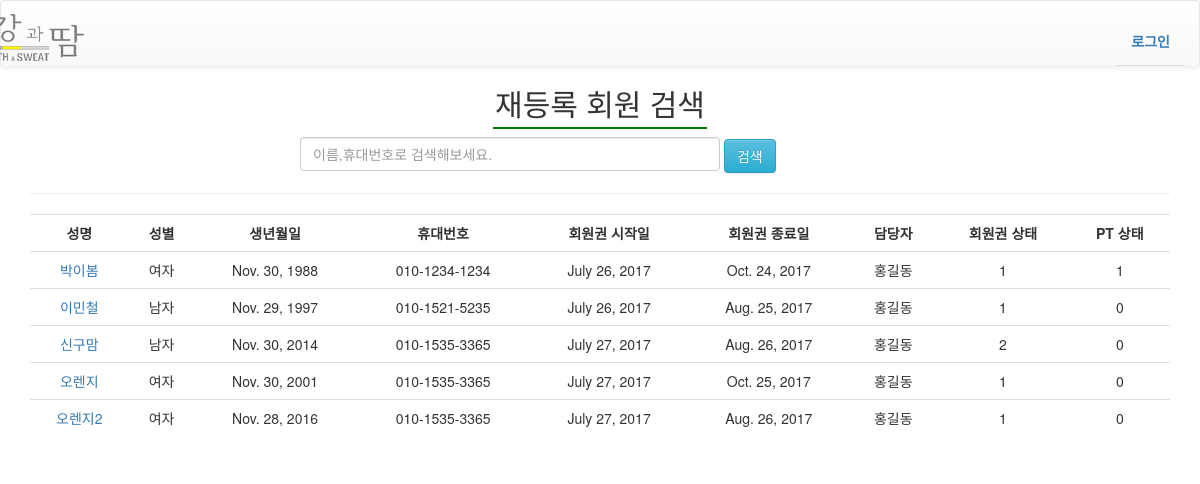
/re_register_search/, run on an earlier commit of the app's database.
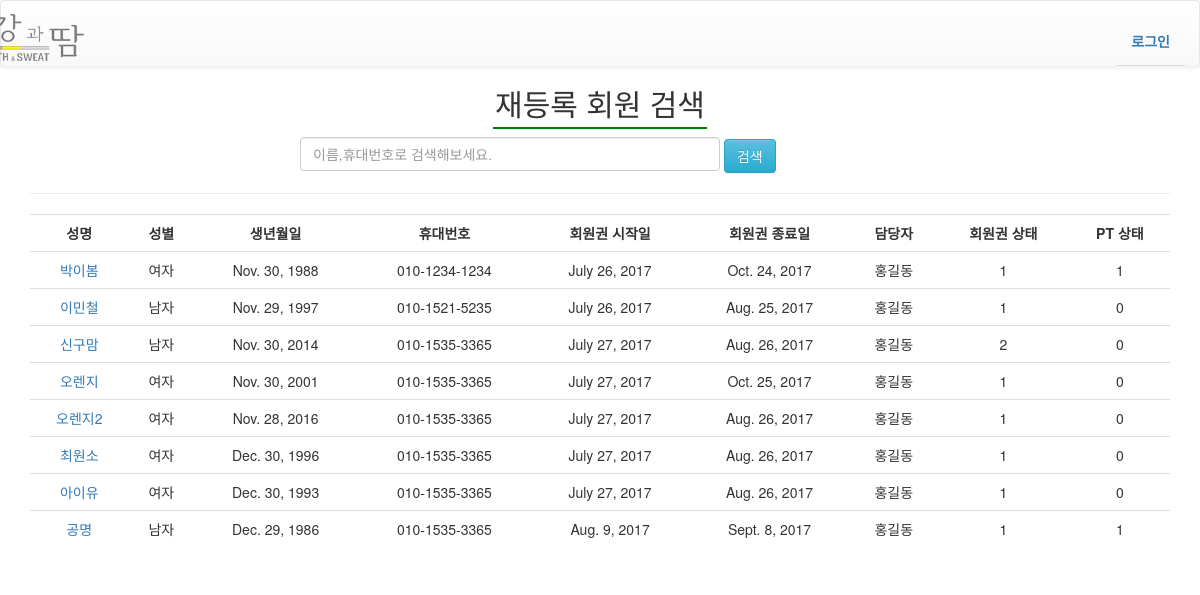
And on a later commit of the database.
### staff/models.py (models this page shows, shortened)
class Member(models.Model):
    SEX_CHOICES = (
        ('M','남자'),
        ('F','여자'),
    )
    STATUS_CHOICES = (
        ('new','신규'),
        ('re','재등록'),
        )
    division = models.CharField(max_length=12, default="new", verbose_name='회원구분')
    name = models.CharField(max_length=24, verbose_name='성명')
    birth = models.DateField(null=True,help_text='Ex) 1980-06-30',verbose_name='생년월일')
    phone_regex = RegexValidator(regex=r'^\d{2,3}-\d{3,4}-\d{4}$', message="휴대폰 양식으로 써주세요.")
    phone_num = models.CharField(validators=[phone_regex], max_length=32, null=True, help_text='Ex) 010-1234-1234',verbose_name='휴대번호')
    address = models.CharField(max_length=64,blank=True, null=True,verbose_name='주소')
    sex = models.CharField(max_length=12, verbose_name='성별',null=True)
    registered_date = models.DateField(blank=True, default=timezone.now, verbose_name='등록일')
    start_date = models.DateField(default=timezone.now, blank=True, verbose_name='시작일')
    end_date = models.DateField(blank=True, verbose_name='회원권종료일')
    staff = models.ForeignKey(settings.AUTH_USER_MODEL, null=True, related_name='members', on_delete=models.SET_NULL)
    type_choice = models.CharField(max_length=12,default='피트니스',verbose_name='종류선택')
    rating = models.CharField(max_length=12, default='Bronze',verbose_name='등급')
    period_fitness = models.CharField(max_length=12,null=True, blank=True,verbose_name='피트니스기간', help_text='피트니스를 선택하신분만 선택해주세요.')
    period_pilates = models.CharField(max_length=12, null=True, blank=True,verbose_name='필라테스기간', help_text='필라테스를 선택하신분만 선택해주세요.')
    period_both = models.CharField(max_length=12, null=True, blank=True, verbose_name="피트니스+필라테스기간")
    H_locker = models.IntegerField(blank=True,null=True,verbose_name='헬스락카')
    G_locker = models.IntegerField(blank=True,null=True,verbose_name='골프락카')
    cautions = models.CharField(max_length=128,blank=True,verbose_name='병력및주의사항')
    exercise_time = models.CharField(max_length=12, blank=True,verbose_name='운동시간대')
    visit_path = models.CharField(max_length=12, blank=True,verbose_name='방문경로')
    membership_amount = models.DecimalField(max_digits=10,decimal_places=0, default=0 ,verbose_name='회원권 금액')
    payment_amount = models.DecimalField(max_digits=10,decimal_places=0, default=0 ,verbose_name='결제금액')
    payment_method = models.CharField(max_length=12,default='카드',verbose_name='결제방식')
    note = models.TextField(blank=True, null=True, verbose_name='비고란')
    Trainer = models.ForeignKey(settings.AUTH_USER_MODEL, null=True, blank=True, related_name='PT_members', on_delete=models.SET_NULL)
    registered_session = models.IntegerField(null=True, blank=True,verbose_name='등록세션')
    PT_payment_amount = models.DecimalField(max_digits=10, decimal_places=0, null=True, blank=True, default=0,verbose_name='PT결제금액')
    PT_payment_method = models.CharField(max_length=12, null=True, blank=True ,verbose_name='PT결제방식')
    unitprice = models.DecimalField(max_digits=10, decimal_places=0, blank=True, null=True, verbose_name='1회세션단가')
    period_PT = models.CharField(max_length=12,blank=True, null=True,verbose_name='강습기간')
    PT_registered_date = models.DateField(null=True, blank=True, verbose_name='PT등록일')
    OT_used_session = models.IntegerField(blank=True, null=True, default=0, verbose_name='OT 횟수')
    used_session = models.IntegerField(blank=True, null=True, default=0, verbose_name='사용한 세션')
    re_registered = models.BooleanField(blank=True, default=False, verbose_name='PT재등록 여부')
    Pil_Trainer = models.ForeignKey(settings.AUTH_USER_MODEL, null=True, blank=True, related_name='Pil_members', on_delete=models.SET_NULL)
    Pil_registered_session = models.IntegerField(null=True, blank=True,verbose_name='Pilates 등록세션')
    Pil_payment_amount = models.DecimalField(max_digits=10, decimal_places=0, null=True, blank=True, default=0,verbose_name='Pilates 결제금액')
    Pil_payment_method = models.CharField(max_length=12, null=True, blank=True ,verbose_name='Pilates 결제방식')
    Pil_unitprice = models.DecimalField(max_digits=10, decimal_places=0, blank=True, null=True, verbose_name='Pilates 1회세션단가')
    Pil_period_PT = models.CharField(max_length=12,blank=True, null=True,verbose_name='Pilates 강습기간')
    Pil_registered_date = models.DateField(null=True, blank=True, verbose_name='Pilates 등록일')
    Pil_OT_used_session = models.IntegerField(blank=True, null=True, default=0, verbose_name='Pilates OT 횟수')
    Pil_used_session = models.IntegerField(blank=True, null=True, default=0, verbose_name='Pilates 사용한 세션')
    Pil_re_registered = models.BooleanField(blank=True, default=False, verbose_name='Pilates재등록 여부')
    Membership_status = models.IntegerField(blank=True, null=True, default=1)#1이면 활성, 0면 비활성(만료). 환불시 2
    PT_status = models.IntegerField(blank=True, null=True, default=0)#1이면 활성, 0면 비활성(만료). 환불시 2
    Pil_status = models.IntegerField(blank=True, null=True, default=0)#1이면 활성, 0면 비활성(만료). 환불시 2

### authentication/models.py (models this page shows)
class User(AbstractUser):
    sex = models.CharField(max_length=12, verbose_name='성별',null=True)
    birth = models.DateField(null=True, blank=True)
    phone_num = models.CharField(max_length=32, null=True, help_text='Ex) 010-1234-1234',verbose_name='휴대번호')
    teamleader = models.BooleanField(blank=True, default=False, verbose_name='팀장 여부')
    basic_salary = models.DecimalField(max_digits=10, decimal_places=0, default=0 ,verbose_name='기본급')
    pilates_GX = models.CharField(max_length=32, blank=True, null=True, help_text='필라테스 gx정책',verbose_name='필라테스 GX정책')
    pilates_PT = models.CharField(max_length=32, blank=True, null=True, help_text='필라테스 PT정책',verbose_name='필라테스 PT정책')

### fitness/views.py (the view)
# urls.py: url(r'^re_register_search/$', views.re_register_search, name='re_register_search'),
def re_register_search(request):
    keyword = request.GET.get('q','') #검색 키워드
    condition=(Q(name__icontains=keyword) | Q(phone_num__icontains=keyword))
    search_member = Member.objects.filter(condition)#검색 조건 이름, 휴대번호
    context= {
        'search_member' : search_member,
        'q' : keyword,
    }
    return render(request, 're_register.html', context)

### static/templates/re_register.html
{% extends "navbar.html" %}
{% load crispy_forms_tags %}
{% block content %}
<h2 class="text-center"><span class="header">재등록 회원 검색</span></h2>
<div class="container">
    <div id="search" style="margin:0 auto;">
        <form id="search" method="GET" action="{% url 're_register_search' %}">
            <input type="text" class="form-control search_web" placeholder="이름,휴대번호로 검색해보세요." name='q' value="{{ q }}" style="display:inline-block; width:70%">
            <button type="submit" class="btn btn-info" value="검색" >검색</button>
        </form>
    </div>
    <hr/>
    <table class="table text-center">
        <tr>
            <th>성명</th>
            <th>성별</th>
            <th>생년월일</th>
            <th>휴대번호</th>
            <th>회원권 시작일</th>
            <th>회원권 종료일</th>
            <th>담당자</th>
            <th>회원권 상태</th>
            <th>PT 상태</th>
        </tr>
        {% for m in search_member %}
        <tr>
            <td><a href="{% url "re_register_create" m.id %}">{{ m.name}}</a></td>
            <td>{{ m.sex}}</td>
            <td>{{ m.birth}}</td>
            <td>{{ m.phone_num }}</td>
            <td>{{ m.start_date}}</td>
            <td>{{ m.end_date }}</td>
            <td>{{ m.staff }}</td>
            <td>{{ m.Membership_status }}</td>
            <td>{{ m.PT_status }}</td>
        </tr>
        {% endfor %}
    </table>
</div>
{% endblock %}

### static/templates/navbar.html (shortened to what this page needs)
<!DOCTYPE html>
{% load staticfiles %}
<html>
<head>
<link rel="stylesheet" href="https://maxcdn.bootstrapcdn.com/bootstrap/3.3.2/css/bootstrap.min.css">
<link rel="stylesheet" href="https://maxcdn.bootstrapcdn.com/bootstrap/3.3.2/css/bootstrap-theme.min.css">
<link rel="stylesheet" href="{% static 'css/main.css' %}">
<link rel="stylesheet" type="text/css" href="http://ajax.googleapis.com/ajax/libs/jqueryui/1.9.2/themes/base/jquery-ui.css"/>
<link href='{% static "css/fullcalendar.css" %}' rel='stylesheet' />
<link href='{% static "css/fullcalendar.print.css" %}' rel='stylesheet' media='print' />
</head>
<body>
<header>
<nav class="navbar st-navbar navbar-default">
    <div class="container">
    <a class="navbar-brand" href="{% url 'home' %}" style="float: left; margin-top: -10px; margin-left: -150px;"><img src="/static/img/logo.png" alt="Logo" style="float: left;"></a>
    <ul class="nav nav-tabs navbar-right">
{% load user_tags %}
        {% if user.is_authenticated %}
            {% if request.user.is_superuser %}
            <li><a href="{% url 'management:member_management' %}">회원 관리</a></li>
            <li class="dropdown"><a class="dropdown-toggle" data-toggle="dropdown" href="#">일일 근무 현황</a>
                <ul class="dropdown-menu">
                    <li><a href="{% url 'management:fitness_daily_schedule' %}">피트니스팀</a></li>
                    <li><a href="{% url 'management:pilates_daily_schedule' %}">필라테스팀</a></li>
                </ul>
            </li>
            <li><a href="{% url 'management:commission_management' %}">커미션관리</a></li>
            <li><a href="{% url 'management:sales_management' %}">매출 관리</a></li>
            {% else %}
                {% if request.user|has_group:"FC" %}
                <li><a href="{% url 'member_list' %}">회원 목록</a></li>
                <li class="dropdown"><a class="dropdown-toggle" data-toggle="dropdown" href="#">회원가입 폼</a>
                    <ul class="dropdown-menu">
                        <li><a href="{% url 'register' %}">신규</a></li>
                        <li><a href="{% url 're_register' %}">재등록</a></li>
                    </ul>
                </li>
                <li><a href="{% url 'mypage' user.id  %}">FC의 나의 페이지</a></li>
                <li class="dropdown"><a class="dropdown-toggle" data-toggle="dropdown" href="#">일일 근무 현황</a>
                    <ul class="dropdown-menu">
                        <li><a href="{% url 'management:fitness_daily_schedule' %}">피트니스팀</a></li>
                        <li><a href="{% url 'management:pilates_daily_schedule' %}">필라테스팀</a></li>
                    </ul>
                </li>
                    {% if request.user.teamleader %}
                        <li><a href="{% url 'purchasing_application' %}">물품 구입 신청서</a></li>
                        {% else %}
                    {% endif %}
                {% else %}
                    <li><a href="{% url 'schedule' %}">스케줄 관리</a></li>
                    {% if request.user|has_group:"Fitness" %}
                    <li><a href="{% url 'PT_mypage' user.id  %}">Fitness의 나의 페이지</a></li>
                        {% if request.user.teamleader %}
                        <li><a href="{% url 'management:fitness_daily_schedule' %}">피트니스팀 일일 근무 현황</a></li>
                        <li><a href="{% url 'purchasing_application' %}">물품 구입 신청서</a></li>
                        {% else %}
                        {% endif %}
                    {% else %}
                    <li><a href="{% url 'Pilates_mypage' user.id %}">Pilates의 나의 페이지</a></li>
                        {% if request.user.teamleader %}
                        <li><a href="{% url 'purchasing_application' %}">물품 구입 신청서</a></li>
                        {% else %}
                        {% endif %}
                    {% endif %}
                {% endif %}
             {% endif %}
         <li><a href="{% url 'authentication:logout' %}?next={% url 'home' %}">로그아웃</a></li>
        {% else %}
        <li><a href="{% url 'authentication:login' %}">로그인</a></li>
        {% endif %}
    </ul>
    </div>
</nav>
</header>
{% block content%}
{% endblock %}
</body>
</html>

### static/css/main.css (style rules this page uses)
a, a:hover, a:active, a:focus, button:focus { outline: 0; border: 0; text-decoration: none; }
.navbar { background-color: pink; border-bottom: 1px solid #f0f0f0; }
.st-navbar { background-color: #fff; border-bottom: 1px solid #f0f0f0; }
.st-navbar ul { margin-top: 15px; }
.st-navbar ul li a { text-transform: uppercase; font-weight: 600; padding: 0; margin: 14px; }
.header { padding:2px; border-bottom:2px solid green; }
#search { max-width:600px; border-radius: 5px; text-align: left; margin-top:7px; }
#search button.btn.btn-info { display: inline; background-color: blue; }
.schedule-table tbody tr td:first-child .schedule-table tbody tr th:first-child, { width: 10px; }
.table th { text-align: center; }

What changed in the data, as far as the page shows it:
added Member: name "최원소", sex "여자", birth "Dec. 30, 1996", phone_num "010-1535-3365", start_date "July 27, 2017", end_date "Aug. 26, 2017", staff "홍길동", Membership_status "1", PT_status "0"
added Member: name "아이유", sex "여자", birth "Dec. 30, 1993", phone_num "010-1535-3365", start_date "July 27, 2017", end_date "Aug. 26, 2017", staff "홍길동", Membership_status "1", PT_status "0"
added Member: name "공명", sex "남자", birth "Dec. 29, 1986", phone_num "010-1535-3365", start_date "Aug. 9, 2017", end_date "Sept. 8, 2017", staff "홍길동", Membership_status "1", PT_status "1"
